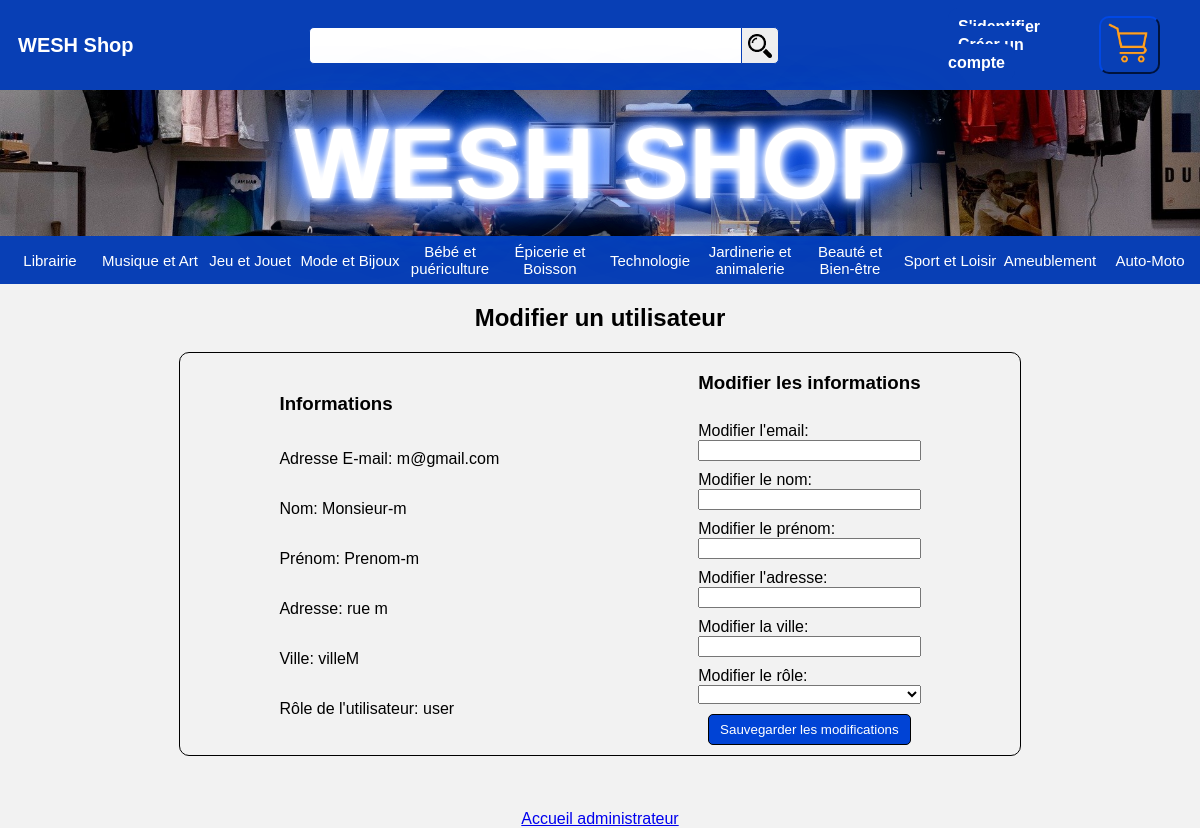
The app's page /modifier.php?email=m@gmail.com, older data.
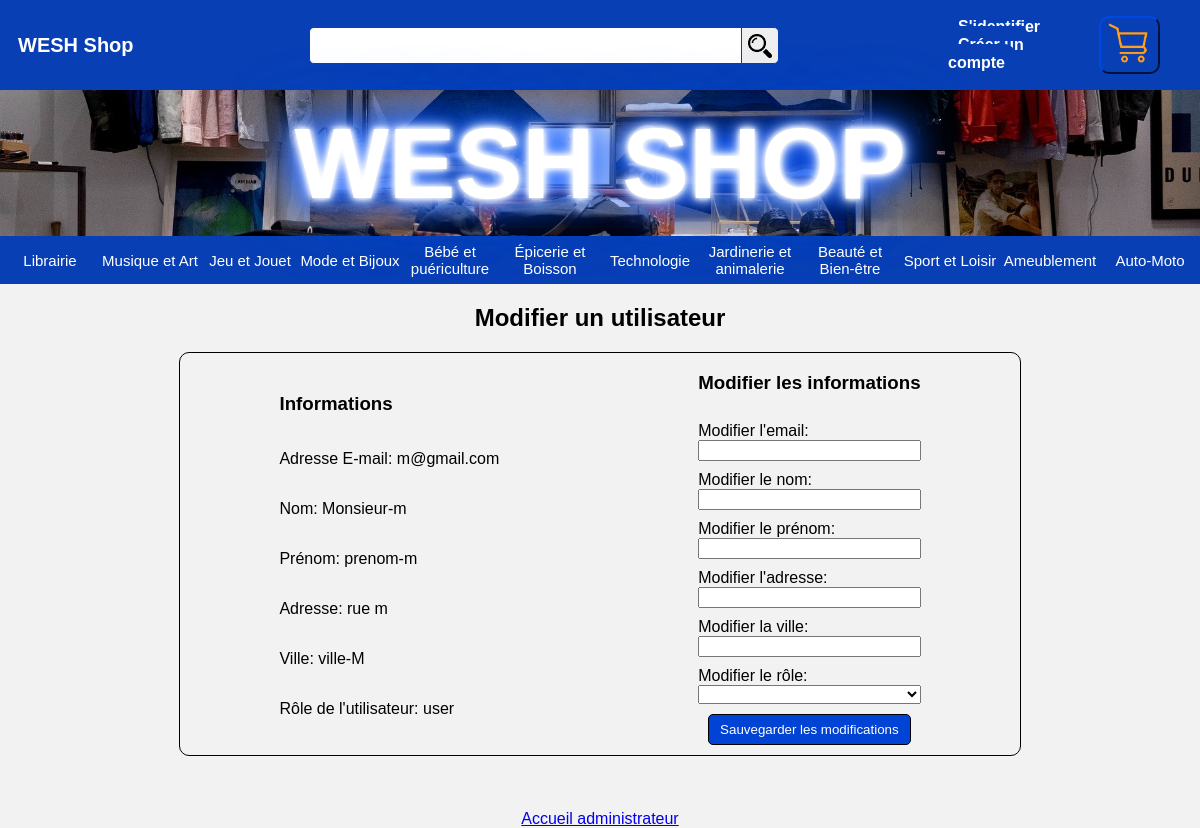
The same page, newer data.
### tables this page shows
CREATE TABLE `user` (
  `id` int(11) NOT NULL,
  `email` varchar(255) NOT NULL,
  `name` varchar(255) NOT NULL,
  `firstname` varchar(255) NOT NULL,
  `mdp` varchar(255) NOT NULL,
  `address` varchar(255) NOT NULL,
  `ville` varchar(255) NOT NULL,
  `role` varchar(10) NOT NULL
);

### functionCrud.php (called while the page is built, shortened)
<?php
    class Crud{
        public static function update(){
            $bdd = Database::connect();
            $email = $_GET['email'];
            $user = $bdd->prepare('SELECT * FROM user WHERE email = ?');
            $user->execute([$email]);
            $userDetails = $user->fetch();
        }
    }

### modifier.php (the view, shortened to what this page needs)
<?php
    require_once 'functionCrud.php';
    $email = $_GET['email'];
    $user = Database::$bdd-> prepare('SELECT * FROM user WHERE email = ?');
    $user-> execute([$email]);
    $userDetails = $user-> fetch();
    Crud::update();
    include('head&header.php');
?>
        <h2 class="userTitle">Modifier un utilisateur</h2>
        <div class="tabUser">
            <div class="afficherUser">
                    <h3>Informations</h3>
                    <p>Adresse E-mail: <?php echo $userDetails[1] ?></p>
                    <p>Nom: <?php echo $userDetails[2] ?></p>
                    <p>Prénom: <?php echo $userDetails[3] ?></p>
                    <p>Adresse: <?php echo $userDetails[5] ?></p>
                    <p>Ville: <?php echo $userDetails[6] ?></p>
                    <p>Rôle de l'utilisateur: <?php echo $userDetails[7] ?></p>
            </div>
            <div class="updateUser">
                <h3>Modifier les informations</h3>
                <form action="modifier.php?email=<?php echo $email ?>" method="post">
                        <label>Modifier l'email:</label>
                            <input type="text" name="updateEmail">
                        <label>Modifier le nom:</label>
                            <input type="text" name="updateName">
                        <label>Modifier le prénom:</label>
                            <input type="text" name="updateFirstname">
                        <label>Modifier l'adresse:</label>
                            <input type="text" name="updateAddress">
                        <label>Modifier la ville:</label>
                            <input type="text" name="updateCity">
                        <label>Modifier le rôle:</label>
                            <select name="updateRole">
                                <option value=""></option>
                                <option value="user">Utilisateur</option>
                            </select>
                    <input class="submitUpdate" type="submit" name='submitModif' value="Sauvegarder les modifications">
                </form>
            </div>
        </div>
        <br>
            <br>
            <br>
            <div class="retourAccueil">
                <a href="admin.php">Accueil administrateur</a>
            </div>
    </body>
</html>

### head&header.php (shortened to what this page needs)
<!DOCTYPE html>
<html lang="en">
    <head>
        <link rel="stylesheet" href="assets/css/style.css">
    </head>
    <body>
        <header class="header">
            <a class="headerTitle" href="index.php">WESH Shop</a>
            <form action="#" method="get" class="formSearch">
                <input class="searchBar" type="search" name="search">
                <button type="submit" name="submitSearch"><img class="imgSearch" src="assets/picture/kisspng-computer-icons-magnifier-magnifying-glass-clip-art-lupe-5b4c85ec67c638.1343363915317416764251.png" alt="loupe"></button>
            </form>
            <div class="headerRight">
                <?php
                if(!empty($_SESSION)){
                    echo '<div class="account">
                    <button class="dropBtn">' . $_SESSION['name'] . '<br>Mon Compte</button>
                        <div class="dropdownAccount">
                        <a href="#">Mon compte</a>
                        <a href="#">Mes commandes</a>';
                        if($_SESSION['role'] == 'seller'){
                            echo '<a href="magasin.php">Mon magasin</a>';
                        }else{
                            echo '<a href="#">Créer un compte vendeur</a>';
                        }
                        echo '<a href="logout.php">Se déconnecter</a>
                        </div>
                    </div>';
                }else{
                    echo '<div class="goIdentify">
                    <a class="goConnexion" href="connexion.php">S\'identifier</a>
                    <a class="goSubscribe" href="inscription.php">Créer un compte</a>
                    </div>';
                }
                ?>
                <figure class="panier">
                    <a href="panier.php"><img src="assets/picture/panier3.png" alt="panier"></a>
                </figure>
            </div>
        </header>
        <div class="main">
            <h1>WESH SHOP</h1>
        </div>
        <nav class="categorie">
            <a href="#">Librairie</a>
            <a href="#">Musique et Art</a>
            <a href="#">Jeu et Jouet</a>
            <a href="#">Mode et Bijoux</a>
            <a href="#">Bébé et puériculture</a>
            <a href="#">Épicerie et Boisson</a>
            <a href="#">Technologie</a>
            <a href="#">Jardinerie et animalerie</a>
            <a href="#">Beauté et Bien-être</a>
            <a href="#">Sport et Loisir</a>
            <a href="#">Ameublement</a>
            <a href="#">Auto-Moto</a>
        </nav>

### assets/css/style.css (style rules this page uses)
html, body { margin:0; padding: 0; font-family: "Trebuchet MS", Arial, Helvetica, sans-serif; background-color:rgb(242, 242, 242); }
.header { width: 100%; background:rgb(8, 63, 181); display: flex; justify-content: space-between; align-items: center; }
.headerTitle { color:white; text-decoration:none; padding:6px; font-weight:bolder; font-size:20px; margin-left:1%; }
.goSubscribe, .goConnexion { color:white; background-color:rgb(8, 63, 181); text-decoration:none; padding:10px; font-weight:bolder; }
.goSubscribe { border-top-right-radius: 10px; border-bottom-right-radius: 10px; }
.goConnexion { border-top-left-radius: 10px; border-bottom-left-radius: 10px; margin-right:-8px; border-right:none; }
.panier img { padding:5px 10px 5px 7px; width:40px; }
.panier { border:2px outset rgb(0, 46, 145); border-radius:10px; }
.headerRight { display:flex; align-items:center; justify-content: space-between; width:21%; }
.main { display: flex; justify-content: center; align-items: center; width: 100%; background-image: url("../picture/shop.jpg"); background-size: cover; background-position:center; padding-top: 4%; padding-bottom: 4%; height: 50px; }
.main h1 { margin:25px 0px; padding:15px; text-align: center; color: #FFFFFF; font-size:100px; cursor:default; text-shadow: 0 0 5px #FFF, 0 0 10px #FFF, 0 0 15px #FFF, 0 0 20px #1861ff, 0 0 30px #1861ff, 0 0 40px #1861ff, 0 0 55px #1861ff, 0 0 75px #1861ff; }
.formSearch { width:40%; display:flex; justify-content:center; align-items:center; margin:15px 0px; }
.searchBar { padding:10px; width:90%; border-radius: 5px 0px 0px 5px; border: 1px solid rgb(8, 63, 181); border-right:none; }
.imgSearch { width:24px; position: relative; top:2px; }
.formSearch button { border:1px solid rgb(8, 63, 181); border-radius:0px 5px 5px 0px; height:37px; cursor:pointer; }
.categorie { width:100%; font-size:15px; display:flex; justify-content:space-evenly; align-items: stretch; background-color:rgb(8, 63, 181); }
.categorie a { text-decoration:none; color:white; width: 100%; text-align: center; display: flex; flex-direction:column; justify-content:center; padding: 7px 0px; }
.userTitle { text-align:center; }
.tabUser { display:flex; justify-content:space-around; width:70%; margin-left:auto; margin-right:auto; border:1px solid black; border-radius:10px; }
.afficherUser { display:flex; flex-direction:column; justify-content: center; }
.updateUser form { display:flex; flex-direction:column; }
.updateUser form label { margin-top:10px; }
.submitUpdate { margin:10px; padding:7px; border-radius:5px; cursor:pointer; background-color:rgb(0, 67, 213); color:white; border:1px solid black }
.retourAccueil { display:flex; justify-content: center; }

Row changes from the older to the newer data that the page shows:
changed user "m@gmail.com": firstname "Prenom-m" → "prenom-m"; ville "villeM" → "ville-M"
